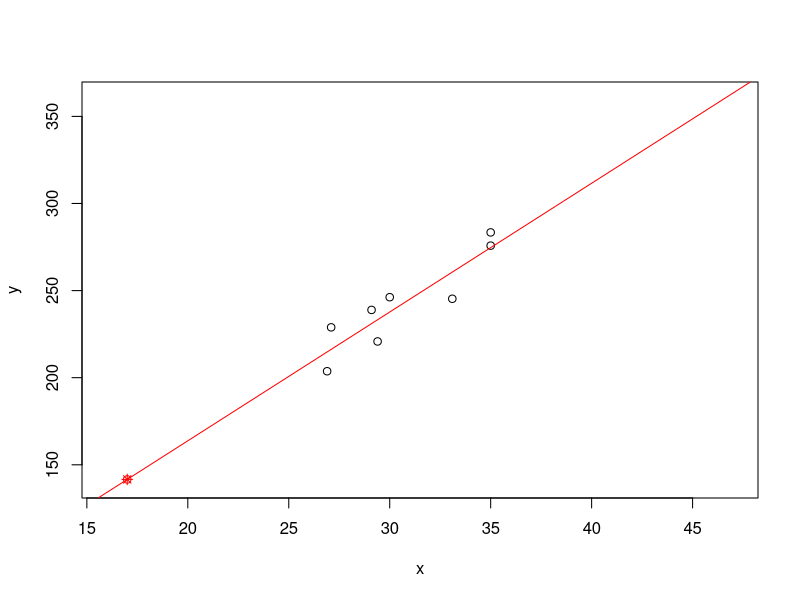

This chart was generated by the following R code:
## ---- chunk 1

n = sample(6:9,1)
xl = runif(1,10,80)
xh = runif(1,5,20)+xl
x = round(runif(n,xl,xh),1)
m = sample(c(2:10),1)
b = runif(1,-30,30)
bump = (xh-xl)*abs(m)/5
y = round(m*x+b+runif(n,-bump,bump),1)
mod1 = lm(y~x)
cf = mod1$coefficients
x0 = round(runif(1,xl-10,xh+10))
y0 = cf[1]+cf[2]*x0
y0r = round(cf[1])+round(cf[2],1)*x0
tol = ceiling((max(abs(y0r-y0),1)))
## ---- chunk 2
mydf2 = data.frame(x,y)
knitr::kable(mydf2,format="html",table.attr='class="bordered-table"', align = "cc",row.names=F)
## ---- chunk 3
A = c("x",paste(x))
B = c("y",paste(y))
C = c("",paste0("=linest(B2:B",n+1,", A2:A",n+1,", TRUE, FALSE)"),rep("",n-1))
mydf3 = data.frame(A,B,C)
knitr::kable(mydf3,format="html",table.attr='class="bordered-table"', align = "cc",row.names=T)
## ---- chunk 4
plot(x,y,xlim=c(floor(xl)-10,ceiling(xh)+10),
     ylim=c(cf[2]*(xl-10)+cf[1], cf[2]*(xh+10)+cf[1]))
abline(mod1,col="red")
points(x0,y0,col="red",pch=3)
points(x0,y0,col="red",pch=4)
points(x0,y0,col="red",pch=1)
